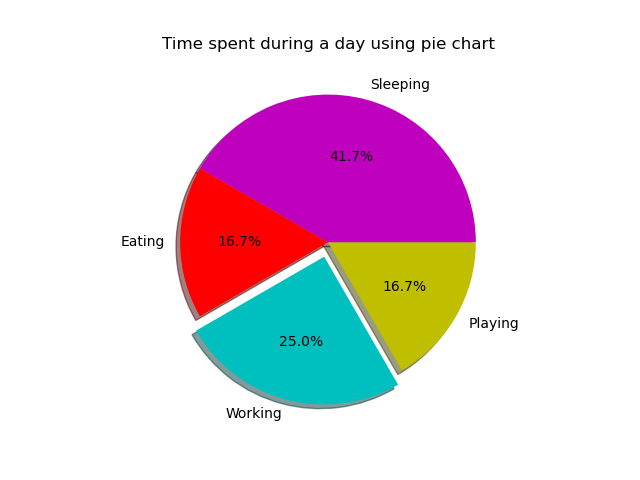

This chart was generated by the following Python code:
import matplotlib.pyplot as plt


'''
slices will be the data which have been used for the pie-chart
label gives the label to the plot
colors will also be in the type of list similar to the list of datas
startangle -> denotes the angle which the pie has to be started
shadow -> to give shadow to the pie chart
explode -> helps the division to be exposed somehow different than that are not exploded
autopct -> converts the values into percentage

'''

slices = [10,4,6,4]
activities = ['Sleeping','Eating','Working','Playing']

plt.pie(slices,labels = activities, colors = ['m','r','c','y'], startangle = 0, shadow = True, explode = (0,0,0.1,0) , autopct = '%1.1f%%')

plt.title('Time spent during a day using pie chart') 

plt.show()
